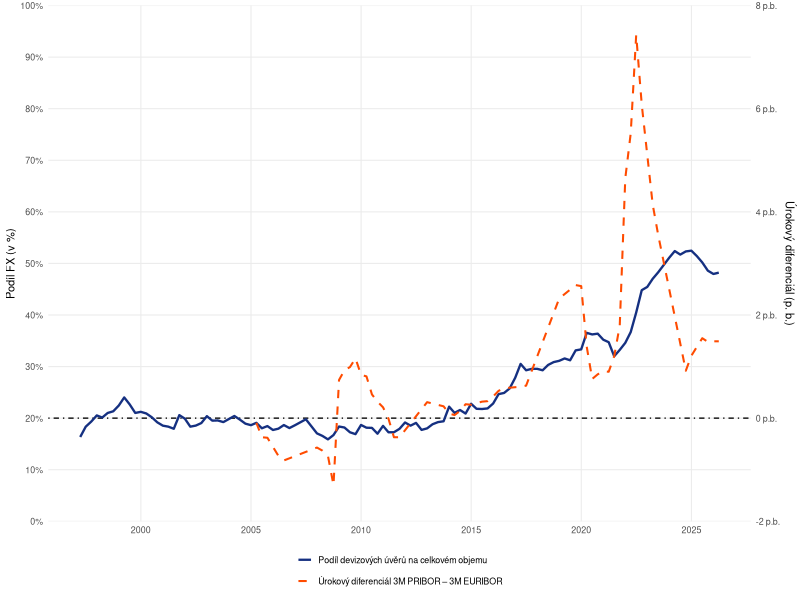
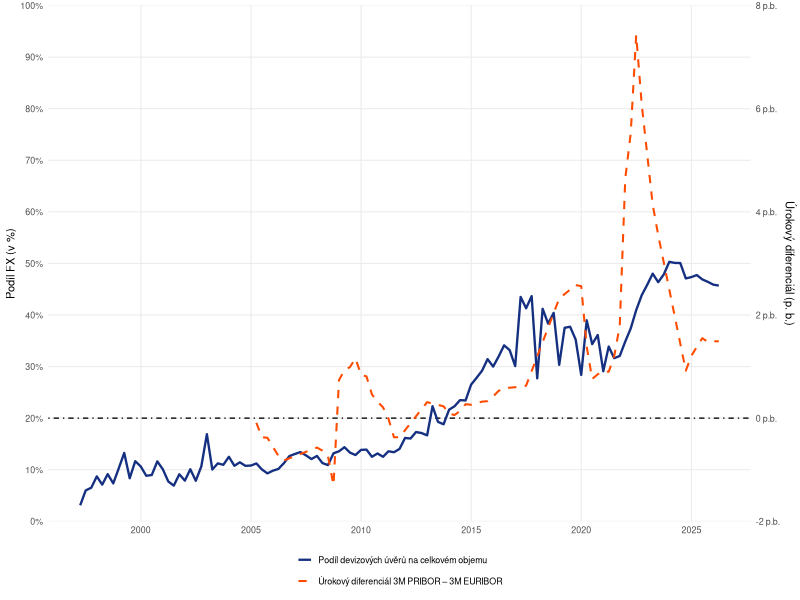
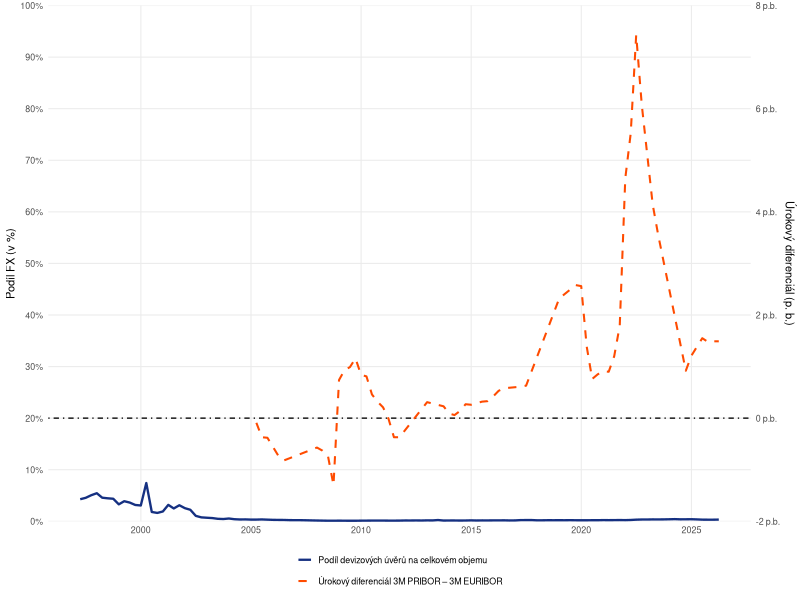
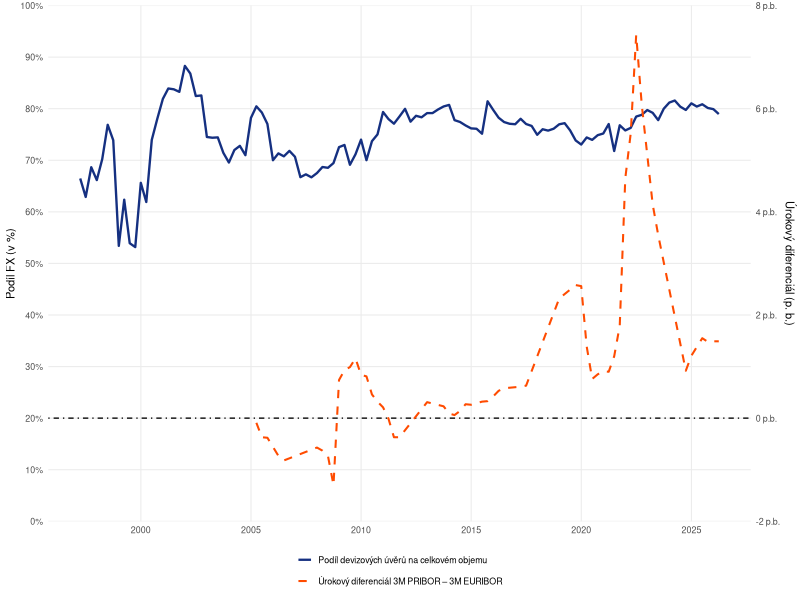
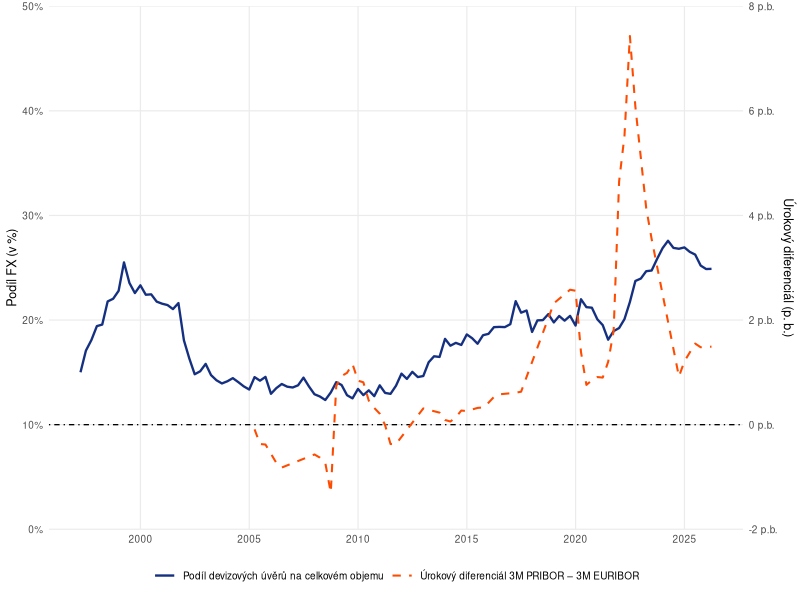

The R source for these figures, in order:
library(tidyverse)

all <- read_delim("All_lending.csv", delim = ";", show_col_types = FALSE,
                  locale = locale(decimal_mark = ".", grouping_mark = "", encoding = "UTF-8"))
fx  <- read_delim("FX_lending.csv",  delim = ";", show_col_types = FALSE,
                  locale = locale(decimal_mark = ".", grouping_mark = "", encoding = "UTF-8"))
dif <- read_delim("diferencial.csv", delim = ";", show_col_types = FALSE,
                  locale = locale(decimal_mark = ".", grouping_mark = "", encoding = "UTF-8")) |>
  select(1, 2) |>
  rename(date = 1, spread = 2) |>
  mutate(date = as.Date(date)) |>
  filter(!is.na(spread))

pivot_long <- function(df) {
  df |>
    rename(category = Ukazatel) |>
    mutate(category = str_trim(category)) |>
    pivot_longer(-category, names_to = "date", values_to = "value") |>
    mutate(date = as.Date(date))
}

all_long <- pivot_long(all)
fx_long  <- pivot_long(fx)

# Combine Domácnosti + NISH in All_lending to match the FX grouping
domacnosti_all <- all_long |>
  filter(category %in% c(
    "Domácnosti",
    "Neziskové instituce sloužící domácnostem"
  )) |>
  group_by(date) |>
  summarize(value = sum(value, na.rm = TRUE), .groups = "drop") |>
  mutate(category = "Domácnosti")

all_sel <- bind_rows(
  all_long |> filter(category %in% c(
    "Celkem", "Nefinanční podniky", "Finanční instituce", "Nerezidenti"
  )),
  domacnosti_all
)

fx_sel <- fx_long |>
  filter(category %in% c(
    "Celkem",
    "Nefinanční podniky",
    "Finanční instituce",
    "Domácnosti + Neziskové instituce sloužící domácnostem",
    "Nerezidenti"
  )) |>
  mutate(category = if_else(
    str_starts(category, "Domácnosti"), "Domácnosti", category
  ))

df <- inner_join(
  all_sel |> rename(total   = value),
  fx_sel  |> rename(foreign = value),
  by = c("category", "date")
) |>
  filter(!is.na(total), !is.na(foreign), total > 0) |>
  mutate(ratio = foreign / total)

sec_br <- seq(-2, 8, by = 2)

make_chart <- function(cat, width, height, base_size, large = FALSE, pri_limit = 1.0) {
  df_cat    <- filter(df, category == cat)
  scale_fac <- pri_limit / 10        # secondary range is always 10 (-2 to 8)
  offset    <- -(-2) * scale_fac     # maps -2 p.b. → 0%
  pri_br    <- seq(0, pri_limit, by = 0.1)
  dif_scaled <- mutate(dif, spread_scaled = spread * scale_fac + offset)

  p <- ggplot(df_cat, aes(x = date, y = ratio)) +
    geom_hline(yintercept = offset, linetype = "dotdash", color = "black", linewidth = 0.45) +
    geom_line(aes(color = "Podíl devizových úvěrů na celkovém objemu"), linewidth = 0.8) +
    geom_line(
      data = dif_scaled,
      aes(x = date, y = spread_scaled, color = "Úrokový diferenciál 3M PRIBOR – 3M EURIBOR"),
      linewidth = 0.7, linetype = "dashed"
    ) +
    scale_x_date(date_breaks = "5 years", date_labels = "%Y") +
    scale_y_continuous(
      name   = "Podíl FX (v %)",
      breaks = pri_br,
      labels = scales::percent_format(accuracy = 1),
      limits = c(0, pri_limit),
      expand = expansion(0),
      sec.axis = sec_axis(
        transform = ~ (. - offset) / scale_fac,
        name      = "Úrokový diferenciál (p. b.)",
        breaks    = sec_br,
        labels    = function(x) paste0(x, " p.b.")
      )
    ) +
    scale_color_manual(values = c(
      "Podíl devizových úvěrů na celkovém objemu" = "#153081",
      "Úrokový diferenciál 3M PRIBOR – 3M EURIBOR" = "#FF4B00"
    )) +
    labs(
      #title    = if (large) paste("Podíl FX úvěrů na celkovém objemu úvěrů") else cat,
      #subtitle = "ARAD (Sestava 1053)",
      x        = NULL,
      color    = NULL
    ) +
    theme_minimal(base_size = base_size) +
    theme(
      plot.title          = element_text(face = "bold"),
      panel.grid.minor    = element_blank(),
      legend.position     = "bottom"#,
      #axis.title.y.right  = element_text(color = "#FF4B00"),
      #axis.text.y.right   = element_text(color = "#FF4B00")
    )

  if (!large) {
    p <- p +
      guides(color = guide_legend(nrow = 2)) +
      theme(
        legend.text     = element_text(size = rel(0.8)),
        legend.key.size = unit(0.4, "cm")
      )
  }

  filename <- paste0("fx_ratio_", str_replace_all(cat, "[^[:alnum:]]", "_"), ".pdf")
  ggsave(filename, plot = p, width = width, height = height, device = cairo_pdf)
  message("Saved: ", filename)
}

# Small charts: sized to fit 2 side-by-side on A4
small_cats <- c("Nefinanční podniky", "Finanční instituce", "Domácnosti", "Nerezidenti")
walk(small_cats, ~ make_chart(.x, width = 3.1, height = 2.8, base_size = 8))

# Celkem: full-width, own row
make_chart("Celkem", width = 6.5, height = 3.2, base_size = 9, large = TRUE, pri_limit = 0.5)
